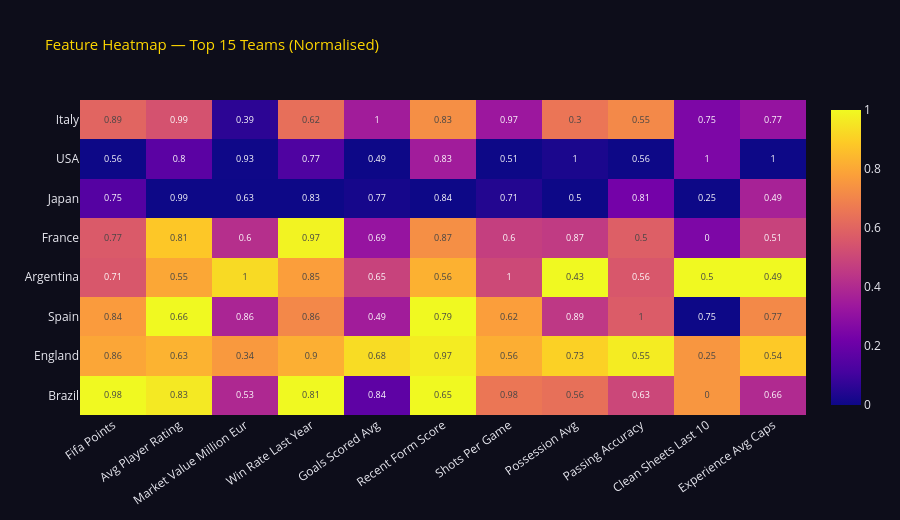

Here is the notebook cell this chart was saved with:
### Code cell
top15 = pred_df.head(15)
hm_features = ['fifa_points','avg_player_rating','market_value_million_eur',
                'win_rate_last_year','goals_scored_avg','recent_form_score',
                'shots_per_game','possession_avg','passing_accuracy',
                'clean_sheets_last_10','experience_avg_caps']
hm_data = top15[hm_features].copy()
hm_norm  = (hm_data - hm_data.min()) / (hm_data.max() - hm_data.min())
fig = go.Figure(data=go.Heatmap(
    z=hm_norm.values,
    x=[f.replace('_',' ').title() for f in hm_features],
    y=top15['team_name'].values,
    colorscale='Plasma', text=np.round(hm_norm.values,2),
    texttemplate='%{text}', textfont_size=9,
    hovertemplate='Team: %{y}<br>Feature: %{x}<br>Norm Value: %{z:.2f}<extra></extra>'
))
fig.update_layout(
    title=dict(text='Feature Heatmap — Top 15 Teams (Normalised)',
               font_color='#FFD700', font_size=15),
    paper_bgcolor='#0d0d1a', plot_bgcolor='#111122',
    font_color='#e8e8f0', height=520,
    xaxis=dict(tickangle=-35),
)
fig.show()

### Figure 1 — Plotly figure (JSON) as saved in the notebook; plotly's stock layout.template omitted (floating-point values rounded to 4 significant figures; data arrays with more than 128 entries replaced by an {"elided": "..."} marker saying what was removed)
{"data": [{"colorscale": [[0, "#0d0887"], [0.1111, "#46039f"], [0.2222, "#7201a8"], [0.3333, "#9c179e"], [0.4444, "#bd3786"], [0.5556, "#d8576b"], [0.6667, "#ed7953"], [0.7778, "#fb9f3a"], [0.8889, "#fdca26"], [1, "#f0f921"]], "hovertemplate": "Team: %{y}<br>Feature: %{x}<br>Norm Value: %{z:.2f}<extra></extra>", "text": {"elided": "15x11 float values"}, "textfont": {"size": 9}, "texttemplate": "%{text}", "type": "heatmap", "x": ["Fifa Points", "Avg Player Rating", "Market Value Million Eur", "Win Rate Last Year", "Goals Scored Avg", "Recent Form Score", "Shots Per Game", "Possession Avg", "Passing Accuracy", "Clean Sheets Last 10", "Experience Avg Caps"], "y": ["Brazil", "Brazil", "England", "Spain", "Brazil", "England", "Argentina", "France", "England", "Japan", "France", "Brazil", "Spain", "USA", "Italy"], "z": {"elided": "15x11 float values"}}], "layout": {"font": {"color": "#e8e8f0"}, "height": 520, "paper_bgcolor": "#0d0d1a", "plot_bgcolor": "#111122", "title": {"font": {"color": "#FFD700", "size": 15}, "text": "Feature Heatmap — Top 15 Teams (Normalised)"}, "xaxis": {"tickangle": -35}}}
